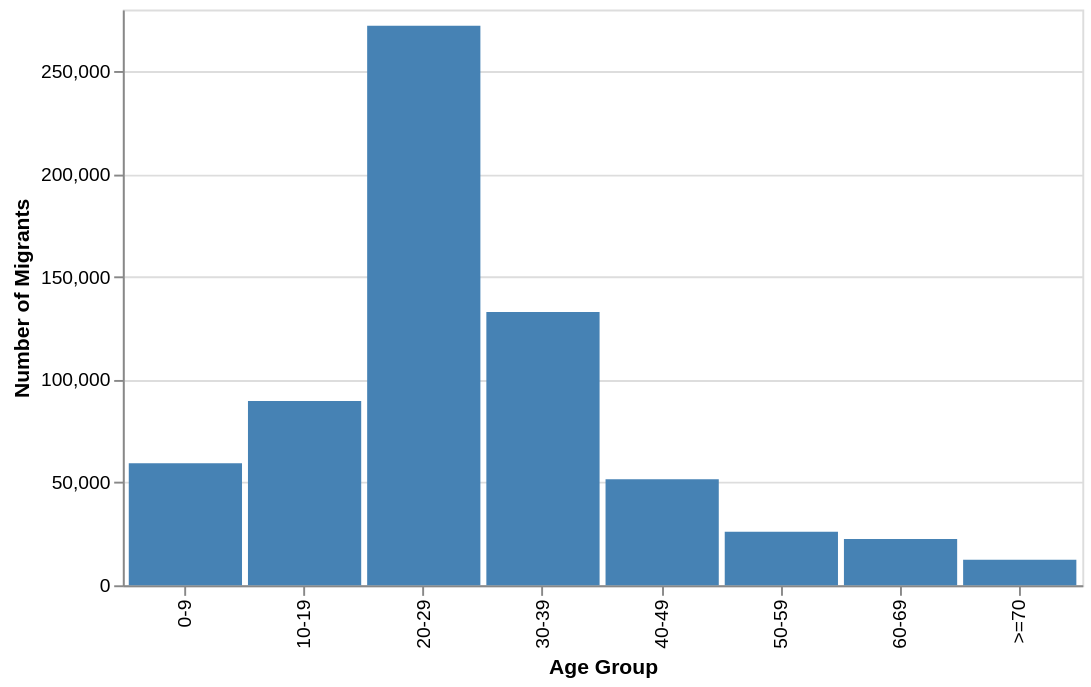

The specification (Vega-Lite) saved for this image:
### Vega-Lite specification from a JSON file in a GitHub repository (floating-point values rounded to 4 significant figures)
{"$schema": "https://vega.github.io/schema/vega-lite/v6.json", "description": "Migrants in Australia by age group", "width": 500, "height": 300, "data": {"values": [{"category": "0-9", "amount": 59390}, {"category": "10-19", "amount": 89610}, {"category": "20-29", "amount": 272180}, {"category": "30-39", "amount": 132930}, {"category": "40-49", "amount": 51580}, {"category": "50-59", "amount": 26090}, {"category": "60-69", "amount": 22560}, {"category": ">=70", "amount": 12480}]}, "params": [{"name": "highlight", "select": {"type": "point", "fields": ["category"], "on": "pointerover", "clear": "pointerout"}}], "mark": {"type": "bar", "tooltip": true}, "encoding": {"x": {"field": "category", "type": "nominal", "axis": {"title": "Age Group"}}, "y": {"field": "amount", "type": "quantitative", "axis": {"title": "Number of Migrants"}}, "color": {"condition": {"param": "highlight", "value": "steelblue"}, "value": "grey"}}, "config": {"bar": {"binSpacing": 0}, "scale": {"bandPaddingInner": 0.05, "bandPaddingOuter": 0.05}}}
